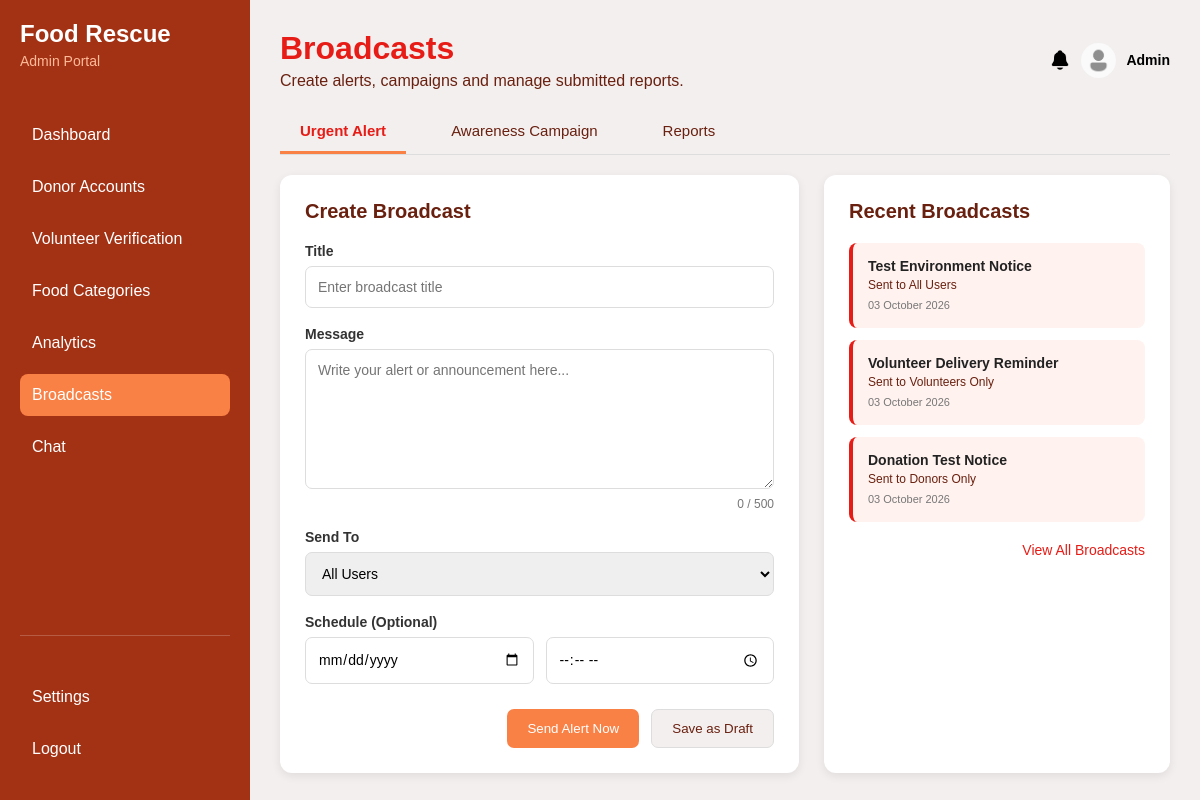
The page /admin/broadcasts.php (signed in) on the database its author committed.
### tables this page shows
CREATE TABLE broadcasts (
  broadcast_id INT AUTO_INCREMENT PRIMARY KEY,
  admin_id INT NOT NULL,
  title VARCHAR(200) NOT NULL,
  message TEXT NOT NULL,
  audience ENUM('All Users', 'Donors Only', 'Volunteers Only', 'Charities Only') NOT NULL DEFAULT 'All Users',
  status ENUM('Draft', 'Sent', 'Scheduled') NOT NULL DEFAULT 'Draft',
  scheduled_at DATETIME DEFAULT NULL,
  created_at TIMESTAMP DEFAULT CURRENT_TIMESTAMP,
  CONSTRAINT fk_broadcasts_admin FOREIGN KEY (admin_id) REFERENCES users (user_id) ON DELETE RESTRICT ON UPDATE CASCADE,
  INDEX idx_broadcasts_status (status)
);

### admin/broadcasts.php (the view, shortened to what this page needs)
<?php
include "db.php";
$recent_sql = "SELECT broadcasts.title, broadcasts.audience, broadcasts.created_at FROM broadcasts
ORDER BY created_at DESC LIMIT 3";
$recent_result = mysqli_query($conn, $recent_sql);
?>
<!DOCTYPE html>
<html lang="en">
<head>
    <link rel="stylesheet" href="css/broadcasts.css">
</head>
<body>
    <div class="webpage">
    <aside>
    <div class="sidebar-top">
        <h2>Food Rescue</h2>
        <p>Admin Portal</p>
        <ul>
            <li><a href="index.php">Dashboard</a></li>
            <li><a href="donoracc.php">Donor Accounts</a></li>
            <li><a href="volunteer_verify.php">Volunteer Verification</a></li>
            <li><a href="foodcategories.php">Food Categories</a></li>
            <li><a href="analytics.php">Analytics</a></li>
            <li class="active"><a href="broadcasts.php">Broadcasts</a></li>
            <li><a href="chat.php">Chat</a></li>
        </ul>
    </div>
    <div class="sidebar-bottom">
        <ul>
            <li><a href="settings.php">Settings</a></li>
            <li><a href="../charityGuest/guest/logout.php">Logout</a></li>
        </ul>
    </div>
</aside>
    <main>
         <section class="header">
    <div class="header-left">
        <h1>Broadcasts</h1>
        <p>Create alerts, campaigns and manage submitted reports.</p>
    </div>
    <div class="header-right">
    <div class="admin-profile">
        <img src="images/notifications.png" class="notification-icon">
        <img src="images/profile.png" class="profile-icon">
        <div>
            <h4>Admin</h4>
        </div>
    </div>
</div>
</section>
        <nav class="tabs">
            <a href="broadcasts.php" class="tab active-tab">
                Urgent Alert
            </a>
            <a href="campaign.php" class="tab">
                Awareness Campaign
            </a>
            <a href="reports.php" class="tab">
                Reports
            </a>
        </nav>
        <section class="broadcast-container">
          <form class="broadcast-form" method="POST">
                <h2>Create Broadcast</h2>
                <label>Title</label>
                <input type="text" name="title" placeholder="Enter broadcast title">
                <label>Message</label>
                <textarea maxlength="500" name="message" placeholder="Write your alert or announcement here..."></textarea>
                <div class="character-count"> 0 / 500
                </div>
                <label>Send To</label>
                <select name="audience">
                    <option value="All Users">All Users</option>
                </select>
                <label>Schedule (Optional)</label>
                <div class="schedule-row">
                    <input type="date" name="schedule_date">
                    <input type="time" name="schedule_time">
                </div>
        <div class="button-row">
                    <button class="send-btn" name="sendnow">
                        Send Alert Now
                    </button>
                    <button class="draft-btn" name="savedraft">
                        Save as Draft
                    </button>
                </div>
</form>
        <div class="recent-broadcasts">
                <div class="recent-header">
                    <h2>Recent Broadcasts</h2>
                </div>
                <?php while ($broadcast = mysqli_fetch_assoc($recent_result)) { ?>
                <div class="broadcast-card urgent">
                    <div class="broadcast-info">
                        <h3><?php echo $broadcast['title']; ?></h3>
                        <p>Sent to <?php echo $broadcast['audience']; ?></p>
                        <span><?php echo date("d F Y", strtotime($broadcast['created_at'])); ?></span>
                    </div>
                </div>
                <?php } ?>
                <a href="broadcasts_all.php" class="view-all">
                    View All Broadcasts
                </a>
            </div>
        </section>
    </main>
    </div>
</body>
</html>

### admin/css/broadcasts.css (style rules this page uses)
* { margin: 0; padding: 0; box-sizing: border-box; }
.webpage { font-family: Arial, sans-serif; display: flex; background-color: #f3efef; min-height: 100vh; }
aside { min-height:100vh; width:250px; background-color:#A33215; padding:20px; display:flex; flex-direction:column; justify-content:space-between; position:fixed; }
.sidebar-top { display:flex; flex-direction:column; }
aside h2 { margin-bottom:5px; color:white; }
.sidebar-top p { margin-bottom:35px; color:#ffba98; font-size:14px; }
.sidebar-bottom { margin-top:auto; padding-top:30px; border-top:1px solid rgba(255,255,255,0.2); }
aside ul { list-style:none; }
aside li { padding:12px; margin:10px 0; color:white; border-radius:8px; transition:0.3s; }
aside li a { color:white; text-decoration:none; display:block; }
aside li.active { background:#FA8145; border-radius:8px; }
main { margin-left: 250px; flex: 1; display: flex; flex-direction: column; padding: 30px; gap: 20px; }
.header { display: flex; justify-content: space-between; align-items: center; }
.header-left h1 { color: #E71C16; font-size: 32px; margin-bottom: 5px; }
.header-left p { color: #69200F; font-size: 16px; }
.admin-profile { display:flex; align-items:center; gap:10px; }
.notification-icon { width:22px; height:22px; object-fit:contain; }
.profile-icon { width:35px; height:35px; border-radius:50%; }
.admin-profile h4 { font-size:14px; }
.tabs { display: flex; gap: 25px; border-bottom: 1px solid #ddd; }
.tab { padding: 12px 20px; color: #69200F; text-decoration: none; font-size: 15px; }
.active-tab { color: #E71C16; border-bottom: 3px solid #FA8145; font-weight: 600; }
.broadcast-container { display: grid; grid-template-columns: 1.5fr 1fr; gap: 25px; }
.broadcast-form { background: white; padding: 25px; border-radius: 12px; box-shadow: 0 3px 10px rgba(0, 0, 0, 0.08); }
.broadcast-form h2, .recent-broadcasts h2 { color: #69200F; font-size: 20px; margin-bottom: 20px; }
.broadcast-form label { display: block; font-size: 14px; font-weight: 600; color: #333; margin-top: 18px; margin-bottom: 7px; }
.broadcast-form input, .broadcast-form select, .broadcast-form textarea { width: 100%; padding: 12px; border: 1px solid #ddd; border-radius: 7px; font-family: 'Poppins', sans-serif; font-size: 14px; outline: none; }
.broadcast-form textarea { height: 140px; resize: vertical; }
.character-count { text-align: right; color: #777; font-size: 12px; margin-top: 4px; }
.schedule-row { display: grid; grid-template-columns: 1fr 1fr; gap: 12px; }
.button-row { display: flex; justify-content: flex-end; gap: 12px; margin-top: 25px; }
.send-btn, .draft-btn { border: none; padding: 11px 20px; border-radius: 7px; font-family: 'Poppins', sans-serif; cursor: pointer; font-weight: 500; }
.send-btn { background-color: #FA8145; color: white; }
.draft-btn { background-color: #f3efef; color: #69200F; border: 1px solid #ddd; }
.recent-broadcasts { background: white; padding: 25px; border-radius: 12px; box-shadow: 0 3px 10px rgba(0, 0, 0, 0.08); }
.broadcast-card { display: flex; align-items: flex-start; gap: 12px; padding: 15px; margin-bottom: 12px; border-radius: 8px; border-left: 4px solid; }
.broadcast-card.urgent { background: #fff2ef; border-color: #E71C16; }
.broadcast-info h3 { font-size: 14px; color: #222; margin-bottom: 4px; }
.broadcast-info p { font-size: 12px; color: #69200F; margin-bottom: 3px; }
.broadcast-info span { font-size: 11px; color: #777; }
.view-all { display: block; text-align: right; margin-top: 20px; color: #E71C16; text-decoration: none; font-size: 14px; font-weight: 500; }

### rows shown on the page
broadcasts: title "Test Environment Notice", audience "All Users", created_at "03 October 2026"
broadcasts: title "Volunteer Delivery Reminder", audience "Volunteers Only", created_at "03 October 2026"
broadcasts: title "Donation Test Notice", audience "Donors Only", created_at "03 October 2026"
